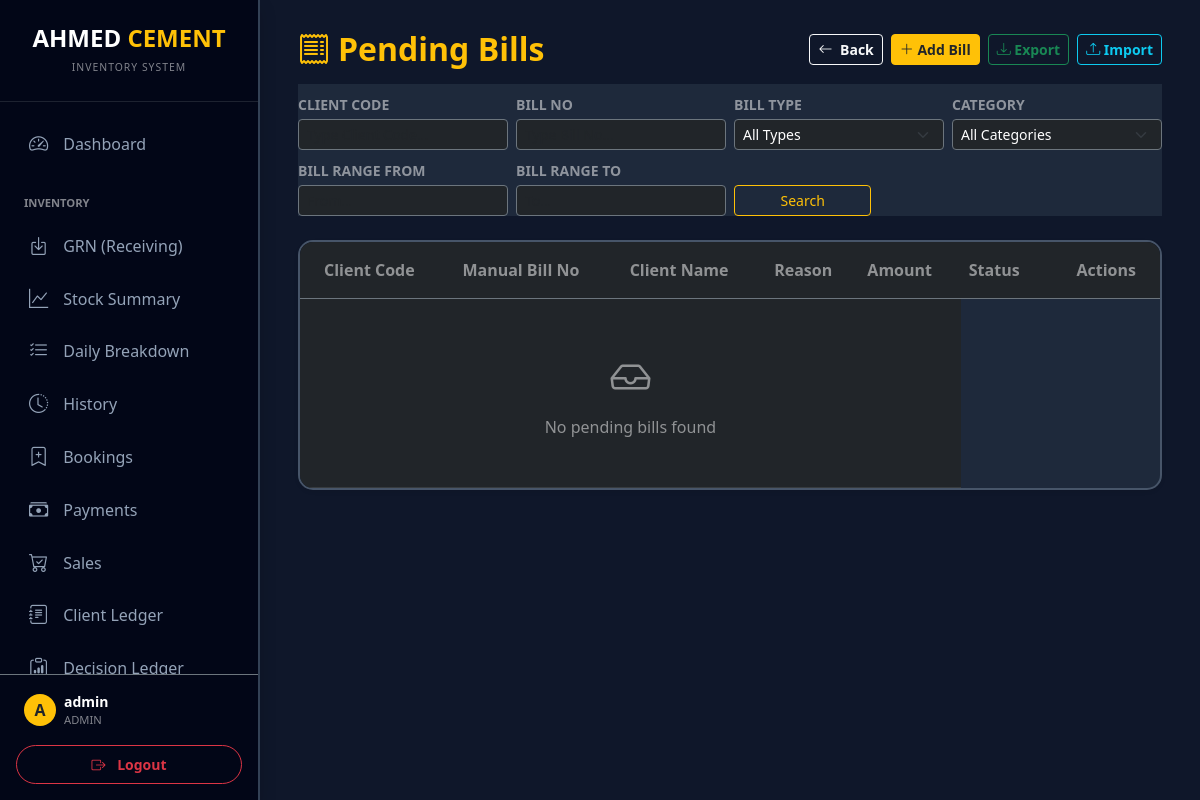
/pending_bills (signed in), run on an earlier commit of the app's database.
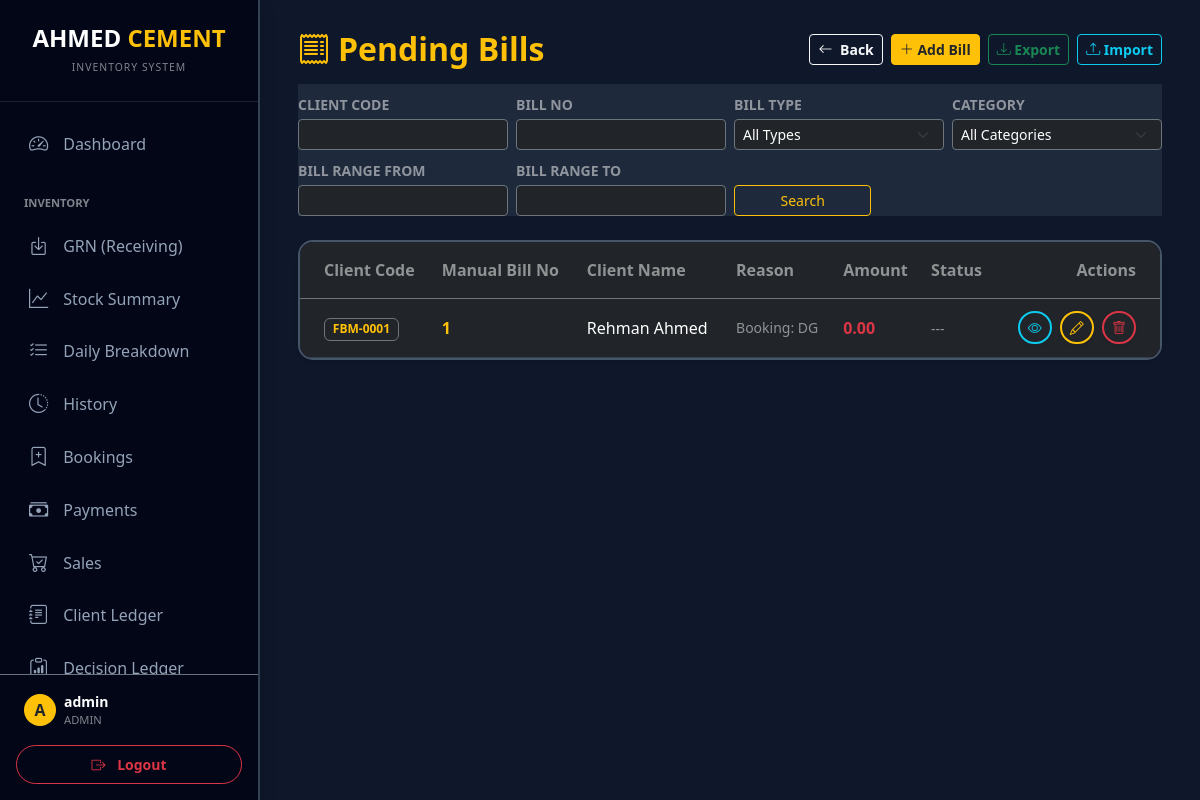
And on a later commit of the database.
### models.py (models this page shows)
class PendingBill(db.Model):
    id = db.Column(db.Integer, primary_key=True)
    client_code = db.Column(db.String(50))
    client_name = db.Column(db.String(100))
    bill_no = db.Column(db.String(50))
    nimbus_no = db.Column(db.String(50))
    amount = db.Column(db.Float, default=0)
    reason = db.Column(db.String(200))
    photo_url = db.Column(db.String(200))
    is_paid = db.Column(db.Boolean, default=False)
    is_cash = db.Column(db.Boolean, default=False)
    is_manual = db.Column(db.Boolean, default=False)  # True if has manual bill no
    created_at = db.Column(db.String(50))
    created_by = db.Column(db.String(80))
    is_void = db.Column(db.Boolean, default=False)

### main.py (the view)
@app.route('/pending_bills')
@login_required
def pending_bills():
    page = request.args.get('page', 1, type=int)
    category = request.args.get('category', '').strip()
    filters = {
        'client_code': request.args.get('client_code', '').strip(),
        'bill_no': request.args.get('bill_no', '').strip(),
        'bill_from': request.args.get('bill_from', '').strip(),
        'bill_to': request.args.get('bill_to', '').strip(),
        'category': category,
        'is_cash': request.args.get('is_cash', '').strip(),
        'is_manual': request.args.get('is_manual', '').strip()
    }
    query = PendingBill.query
    if filters['client_code']: # Add is_void filter
        query = query.filter(PendingBill.client_code == filters['client_code'])
    if filters['bill_no']:
        query = query.filter(PendingBill.bill_no.ilike(f"%{filters['bill_no']}%"))
    if filters['is_cash'] != '':
        query = query.filter(PendingBill.is_cash == (filters['is_cash'] == '1'))
    if filters['is_manual'] != '':
        query = query.filter(PendingBill.is_manual == (filters['is_manual'] == '1'))
    query = query.filter(PendingBill.is_void == False)
    if category == 'Unbilled Cash' or category == 'Cash':
        query = query.filter(PendingBill.is_cash == True)
    elif category:
        query = query.join(Client, PendingBill.client_code == Client.code).filter(Client.category == category)
    pagination = query.order_by(PendingBill.id.desc()).paginate(page=page, per_page=15)
    active_clients = Client.query.filter(Client.is_active == True).order_by(Client.name.asc()).all()
    materials = Material.query.order_by(Material.name.asc()).all()
    return render_template('pending_bills.html',
                           bills=pagination.items,
                           pagination=pagination,
                           filters=filters,
                           clients=active_clients,
                           materials=materials)

### main.py (called while the page is built)
@login_manager.user_loader
def load_user(user_id):
    return db.session.get(User, int(user_id))

### templates/pending_bills.html (shortened to what the changed rows need)
{% extends "layout.html" %}
{% block content %}
<div class="d-flex flex-column flex-md-row justify-content-between align-items-md-center mb-4 gap-3">
    <h2 class="fw-bold text-warning mb-0"><i class="bi bi-receipt me-2"></i>Pending Bills</h2>
</div>
<div class="card border-0 shadow-sm" style="background: #1e293b; border: 2px solid #475569 !important; border-radius: 15px; overflow: hidden;">
    <div class="table-responsive">
        <table class="table table-dark table-hover align-middle mb-0">
            <thead style="background: #0f172a;">
                <tr>
                    <th class="fw-bold py-3 ps-4 border-bottom border-secondary text-white-50">Client Code</th>
                    <th class="fw-bold py-3 border-bottom border-secondary text-white-50">Manual Bill No</th>
                    <th class="fw-bold py-3 border-bottom border-secondary text-white-50">Client Name</th>
                    <th class="fw-bold py-3 border-bottom border-secondary text-white-50">Reason</th>
                    <th class="fw-bold py-3 border-bottom border-secondary text-white-50">Amount</th>
                    <th class="fw-bold py-3 border-bottom border-secondary text-white-50">Status</th>
                    <th class="fw-bold py-3 text-end pe-4 border-bottom border-secondary text-white-50">Actions</th>
                </tr>
            </thead>
            <tbody style="background: #1e293b;">
                {% for bill in bills %}
                {% set client = clients|selectattr('code', 'equalto', bill.client_code)|first %}
                <tr style="border-bottom: 1px solid #334155; background: #1e293b;">
                    <td class="ps-4 py-3">
                        <span class="badge bg-dark border border-secondary text-warning">{{ bill.client_code or '---' }}</span>
                    </td>
                    <td class="text-white fw-bold">
                        {% if bill.bill_no %}
                        <a href="{{ url_for('view_bill', bill_no=bill.bill_no|replace('#', '%23')) }}" class="text-warning text-decoration-none">{{ bill.bill_no }}</a>
                        {% else %}---{% endif %}
                    </td>
                    <td class="text-white">{{ bill.client_name or '---' }}</td>
                    <td class="text-white-50 small">{{ bill.reason or '---' }}</td>
                    <td class="text-danger fw-bold">{{ "%.2f"|format(bill.amount or 0) }}</td>
                    <td>
                        {% if not client or client.category == 'Walking-Customer' or client.category == 'Cash' %}
                        <div class="form-check form-switch">
                            <input class="form-check-input" type="checkbox" role="switch" id="paidSwitch{{ bill.id }}"
                                   {% if bill.is_paid %}checked{% endif %}
                                   onchange="togglePaid({{ bill.id }})">
                            <label class="form-check-label small {% if bill.is_paid %}text-success{% else %}text-danger{% endif %}"
                                   id="paidLabel{{ bill.id }}" for="paidSwitch{{ bill.id }}">
                                {{ 'Paid' if bill.is_paid else 'Unpaid' }}
                            </label>
                        </div>
                        {% else %}
                        <span class="text-white-50 small">---</span>
                        {% endif %}
                    </td>
                    <td class="text-end pe-4">
                        <button class="btn btn-outline-info btn-sm border-2 rounded-pill shadow-sm me-1" data-bs-toggle="modal" data-bs-target="#viewBillModal{{ bill.id }}" data-lazy-modal="true">
                            <i class="bi bi-eye"></i>
                        </button>
                        <button class="btn btn-outline-warning btn-sm border-2 rounded-pill shadow-sm me-1" data-bs-toggle="modal" data-bs-target="#editBillModal{{ bill.id }}" data-lazy-modal="true">
                            <i class="bi bi-pencil"></i>
                        </button>
                        <a href="/delete_pending_bill/{{ bill.id }}" class="btn btn-outline-danger btn-sm border-2 rounded-pill shadow-sm" onclick="return confirm('Delete this bill?')">
                            <i class="bi bi-trash"></i>
                        </a>
                    </td>
                </tr>
                {% endfor %}
                {% if not bills %}
                <tr>
                    <td colspan="5" class="text-center py-5 text-white-50">
                        <i class="bi bi-inbox fs-1 d-block mb-2"></i>
                        No pending bills found
                    </td>
                </tr>
                {% endif %}
            </tbody>
        </table>
    </div>
</div>
{% endblock %}

What changed in the data, as far as the page shows it:
now on this page (row edited): PendingBill: client_code "FBM-0001", bill_no "1", client_name "Rehman Ahmed", reason "Booking: DG", amount "0.00"
Also different on the page:
text no longer shown: "No pending bills found"
